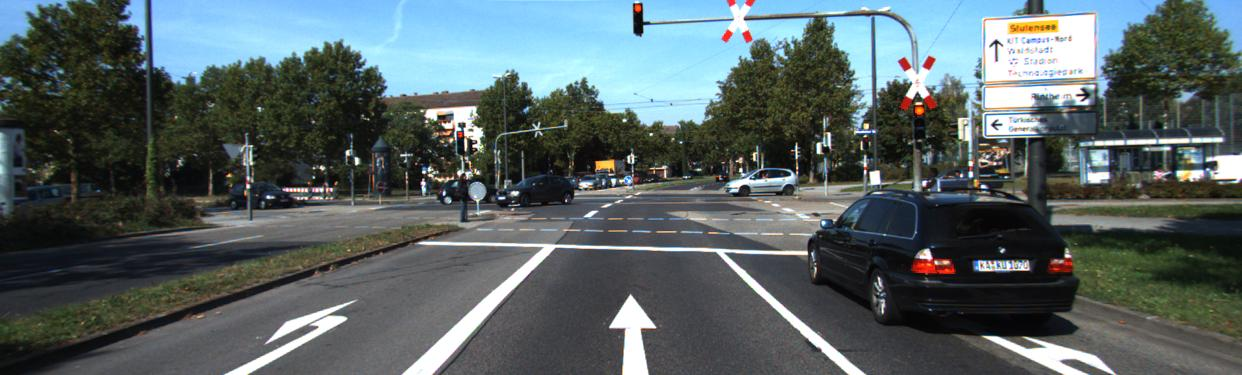
#> input picture project2/train/image_left/umm_000005.jpg, 1242 x 375 px, found by its file name; its folder holds only this picture in this run
$ jupyter execute --allow-errors model.ipynb   (shell and % lines are left out)
#> lines starting #> are read from the running program, lines starting #| are printed output that depends on the picture; after the words box and inside, x2 and y2 are one past the last pixel; in counts of white or black regions, pixels touching at a corner belong together; pictures that were not available may be replaced by others from this repository, and a replacement may not be noted
[cell 1]
import numpy as np
import cv2
from matplotlib import pyplot as plt
import os
from keras.models import Model
from keras.layers import Input, Conv2D, MaxPooling2D, UpSampling2D, concatenate, Conv2DTranspose, BatchNormalization, Dropout, Lambda
from keras.optimizers import Adam
from keras.layers import Activation, MaxPool2D, Concatenate
from sklearn.model_selection import train_test_split
from tensorflow.keras.utils import img_to_array
from keras.optimizers import Adam
from tensorflow.keras.callbacks import TensorBoard, EarlyStopping
import time
import tensorflow.keras.backend as K
from tensorflow.keras.metrics import MeanIoU

[cell 2]
from google.colab import drive
drive.mount('/content/drive')

[cell 3]
# [8 lines left out: function extract_focal_and_baseline, not called in this run]

def load_data(img_left_folder, img_right_folder, calib_folder, mask_folder):
    images_left_files = [f for f in os.listdir(img_left_folder) if f.endswith(('.png', '.jpg'))]
    images_left_files.sort()

    stereo_images = []
    for filename in images_left_files:
        left_image_path = os.path.join(img_left_folder, filename)
        right_image_path = os.path.join(img_right_folder, filename)

        calib_filename = filename.replace('.jpg', '.txt').replace('.png', '.txt')
        calib_file_path = os.path.join(calib_folder, calib_filename)

        parts = filename.split('_')
        mask_filename = parts[0] + '_road_' + '_'.join(parts[1:])
        mask_filename = mask_filename.replace('.jpg', '.png')
        mask_path = os.path.join(mask_folder, mask_filename)

        if os.path.exists(right_image_path) and os.path.exists(calib_file_path) and os.path.exists(mask_path):
            image_left = cv2.imread(left_image_path, cv2.IMREAD_COLOR)
            image_right = cv2.imread(right_image_path, cv2.IMREAD_COLOR)
            mask = cv2.imread(mask_path, cv2.IMREAD_GRAYSCALE)  # Load the mask

            # Resize images and mask
            image_left = cv2.resize(image_left, (640, 192), interpolation=cv2.INTER_LINEAR)
            image_right = cv2.resize(image_right, (640, 192), interpolation=cv2.INTER_LINEAR)
            mask = cv2.resize(mask, (640, 192), interpolation=cv2.INTER_LINEAR)

            if image_left is not None and image_right is not None and mask is not None:
                f, b = extract_focal_and_baseline(calib_file_path)
                stereo_images.append((image_left, image_right, mask, f, b))
            else:
                print(f"Error loading files for {filename}")
        else:
            if not os.path.exists(right_image_path):
                print(f"Warning: No corresponding right image found for {filename} in {img_right_folder}")
            if not os.path.exists(calib_file_path):
                print(f"Warning: No corresponding calibration file found for {calib_filename} in {calib_folder}")
            if not os.path.exists(mask_path):
                print(f"Warning: No corresponding mask found for {mask_filename} in {mask_folder}")
    return stereo_images

img_left_folder = "/content/train/image_left"
img_right_folder = "/content/train/image_right"
calib_folder = "/content/train/calib"
mask_folder = "/content/train/gt_image_left"

stereo_images = load_data(img_left_folder, img_right_folder, calib_folder, mask_folder)
print(f"Loaded {len(stereo_images)} stereo image pairs with calibration data and masks.")

## 1. Compute disparity between the two stereo images.

#> (a cell that did not finish here is left out)

[cell 5]
# Plot the disparity map for the first 5 stereo images
for i, (img_left, img_right, mask, f, b) in enumerate(stereo_images[:5]):
    if img_left is not None and img_right is not None:
        plt.figure(figsize=(21, 7))
        plt.subplot(131)
        plt.imshow(cv2.cvtColor(img_left, cv2.COLOR_BGR2RGB))
        plt.title('Left Image')

        plt.subplot(132)
        plt.imshow(cv2.cvtColor(img_right, cv2.COLOR_BGR2RGB))
        plt.title('Right Image')

        img_left_gray = cv2.cvtColor(img_left, cv2.COLOR_BGR2GRAY)
        img_right_gray = cv2.cvtColor(img_right, cv2.COLOR_BGR2GRAY)
        stereo = cv2.StereoBM_create(numDisparities=96, blockSize=21)
        disparity = stereo.compute(img_left_gray, img_right_gray).astype(np.float32) / 16.0
        plt.subplot(133)
        plt.imshow(disparity, 'gray')
        plt.title('Disparity Map')
        plt.show()
    else:
        print(f"Skipping image pair {i} due to loading error.")

## 2. Compute depth of each pixel. Compute 3D location of each pixel.

[cell 6]
def compute_depth_map(img_left, img_right, f, b):
    img_left_gray = cv2.cvtColor(img_left, cv2.COLOR_BGR2GRAY)
    img_right_gray = cv2.cvtColor(img_right, cv2.COLOR_BGR2GRAY)

    stereo = cv2.StereoBM_create(numDisparities=96, blockSize=21)
    disparity = stereo.compute(img_left_gray, img_right_gray).astype(np.float32) / 16.0

    disparity[disparity == 0] = 0.1  # To avoid division by zero
    depth = f * b / disparity

    # Normalize depth to span 0 to 255
    # Convert depth values from meters to a scale of 0-255 for display purposes
    max_depth = 50
    min_depth = 0
    depth_normalized = 255 * (depth - min_depth) / (max_depth - min_depth)

    # Clip values to ensure they remain within [0, 255]
    depth_normalized = np.clip(depth_normalized, 0, 255)

    # Convert to an 8-bit unsigned integer
    depth_normalized = depth_normalized.astype(np.uint8)

    return depth_normalized

[cell 7]
# Compute and display depth maps for the first few stereo image pairs
for img_left, img_right, mask, f, b in stereo_images[:5]:
    if img_left is not None and img_right is not None:
        plt.figure(figsize=(21, 7))
        plt.subplot(131)
        plt.imshow(cv2.cvtColor(img_left, cv2.COLOR_BGR2RGB))
        plt.title('Left Image')

        plt.subplot(132)
        plt.imshow(cv2.cvtColor(img_right, cv2.COLOR_BGR2RGB))
        plt.title('Right Image')

        plt.subplot(133)
        depth = compute_depth_map(img_left, img_right, f, b)
        depth_display = plt.imshow(depth, cmap='viridis')
        plt.title('Depth Map')
        plt.colorbar(depth_display, orientation='vertical', shrink=0.6)
        plt.show()
    else:
        print(f"Skipping image pair {i} due to loading error.")

## 3. Train a road classifier on a set of annotated images, and compute road pixels in your image.

[cell 8]
def compute_and_fuse_depth(stereo_images):
    training_data = []
    for idx, (img_left, img_right, mask, f, b) in enumerate(stereo_images):
        # Compute the depth map
        depth_map = compute_depth_map(img_left, img_right, f, b)

        # Normalize the mask and convert to float
        mask_normalized = mask.astype(float) / 255.0  # Assuming mask in 0-255 range

        # Normalize depth to range [0,1] if depth_map values are 0-255
        # If depth values are not in 0-255 range, adjust normalization accordingly
        depth_normalized = (depth_map / 255.0)
        inverted_depth = 1.0 - depth_normalized

        # Create a fused depth map where we only apply the mask where depth_map values are non-zero
        # and mask is white (mask_normalized == 1)
        fused_depth = np.where(mask_normalized == 1, inverted_depth, 0)

        training_data.append((img_left, depth_normalized, mask_normalized, fused_depth))

    return training_data
training_data = compute_and_fuse_depth(stereo_images)
#> (the rest of this cell did not finish here and is left out)

[cell 9]
# Sanity check for training data
def plot_training_data(training_data):
    num_samples = 5
    fig, axs = plt.subplots(num_samples, 4, figsize=(20, num_samples * 3))

    for idx, (original, depth_map, mask, fused_depth) in enumerate(training_data):
        if idx < num_samples:
            # Original Image
            ax_original = axs[idx, 0]
            im_original = ax_original.imshow(cv2.cvtColor(original, cv2.COLOR_BGR2RGB))
            ax_original.set_title('Original Image')
            ax_original.axis('off')  # Hide axes ticks
            fig.colorbar(im_original, ax=ax_original, orientation='vertical')

            # Depth Map
            ax_depth = axs[idx, 1]
            im_depth = ax_depth.imshow(depth_map, cmap='gray')
            ax_depth.set_title('Depth Map')
            ax_depth.axis('off')
            fig.colorbar(im_depth, ax=ax_depth, orientation='vertical')

            # Ground Truth Mask
            ax_mask = axs[idx, 2]
            im_mask = ax_mask.imshow(mask, cmap='gray')
            ax_mask.set_title('Ground Truth Mask')
            ax_mask.axis('off')
            fig.colorbar(im_mask, ax=ax_mask, orientation='vertical')

            # Fused Depth Map
            ax_fused = axs[idx, 3]
            im_fused = ax_fused.imshow(fused_depth, cmap='gray')
            ax_fused.set_title('Fused Depth Map')
            ax_fused.axis('off')
            fig.colorbar(im_fused, ax=ax_fused, orientation='vertical')


    plt.tight_layout()
    plt.show()
plot_training_data(training_data)

[cell 10]
X = []  # Images
y = []  # Fused masks
for (img_left, depth_map, mask, fused_depth) in training_data:
    X.append(img_to_array(img_left))
    y.append(img_to_array(fused_depth))


# Convert lists to numpy arrays and normalize image data
X = np.array(X, dtype=np.float32) / 255.0
y = np.array(y, dtype=np.float32)


# Splitting the data into 80% for training + validation and 20% for testing
#> (the rest of this cell did not finish here and is left out)

[cell 11]
# Sanity check for training data
# [18 lines left out: function plot_training_data, not called in this run]

#> (the rest of this cell did not finish here and is left out)

[cell 12]
# Building Unet by dividing encoder and decoder into blocks
# [58 lines left out: functions conv_block, encoder_block, decoder_block, build_unet, not called in this run]

[cell 13]
# Perform data augmentation by flipping the image horizontally

from tensorflow.keras.preprocessing.image import ImageDataGenerator
# Create an instance of ImageDataGenerator with horizontal flipping enabled
data_gen_args = dict(horizontal_flip=True,
                     fill_mode='nearest')  # fill_mode is used to fill in new pixels that can appear after a transformation

# Instantiate the ImageDataGenerator
#> (the rest of this cell did not finish here and is left out)

[cell 14]
# Loss function
smooth = 1.

# [5 lines left out: function dice_coef, not called in this run]

def dice_coef_loss(y_true, y_pred):
    return -dice_coef(y_true, y_pred)

# [6 lines left out: function intersection_over_union, not called in this run]

[cell 15]
# [44 lines left out: function unet_training, not called in this run]


#> (the rest of this cell did not finish here and is left out)

#> (a cell that did not finish here is left out)

[cell 17]
# Evaluate Model

def load_data(test_image_folder):
#> called with test_image_folder = '/content/test/image_left'
    image_files = [f for f in os.listdir(test_image_folder) if f.endswith(('.png', '.jpg'))]
    image_files.sort()

    test_images = []
    for filename in image_files:
        image_path = os.path.join(test_image_folder, filename)
        if os.path.exists(image_path):
            image = cv2.imread(image_path, cv2.IMREAD_COLOR)
#> image is the input picture: shape (375, 1242, 3); mean B, G, R 100.2, 98.9, 87
            img_resized = cv2.resize(image, (640, 192))
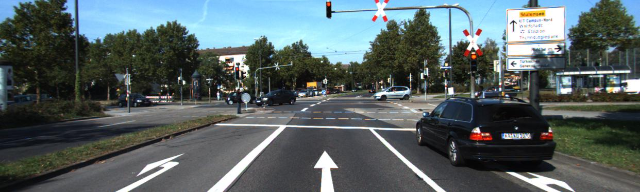
#> img_resized: shape (192, 640, 3); mean B, G, R 100.1, 98.8, 86.9
            test_images.append(img_resized)
        else:
            print(f"Error: No file found for {filename}")
    return test_images

def preprocess_images(images):
    processed_images = []
    for img in images:
        processed_images.append(img_to_array(img))
    return np.array(processed_images, dtype=np.float32) / 255.0


# Load images
test_images_left = load_data("/content/test/image_left")
#> test_images_left = 1 item
test_images_right = load_data("/content/test/image_right")  # Adjusted to load right images
#> test_images_right = 1 item
#> the loop in preprocess_images, `for img in images:` made 1 pass
#> after the loop in preprocess_images, `for img in images:`: processed_images = []

# Preprocess images
#> (the rest of this cell did not finish here and is left out)

## 4. Fit a plane in 3D to the road pixels by using the depth of the pixels. Make sure your algorithm is robust to outliers.

[cell 18]
from sklearn.linear_model import RANSACRegressor
from sklearn.preprocessing import PolynomialFeatures
from sklearn.linear_model import RANSACRegressor

# [31 lines left out: functions extract_3d_coordinates, fit_plane_RANSAC, plot_3d, not called in this run]

[cell 19]
principal_point_x = 609.5593
principal_point_y = 172.8540

focal_length = 721.5377
baseline = 0.5371505882506209

# Compute depth maps
depth_maps = [compute_depth_map(img_left, img_right, focal_length, baseline) for img_left, img_right in zip(test_images_left, test_images_right)]
#> in compute_depth_map, `img_left_gray = cv2.cvtColor(img_left, cv2.COLOR_BGR2GRAY)`:
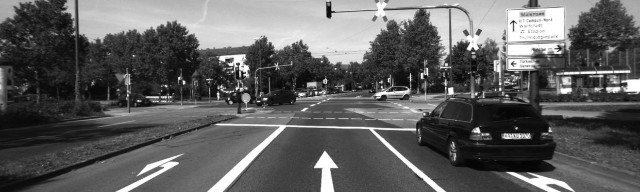
#> img_left_gray: shape (192, 640); min 2, max 255, mean 95.4
#> in compute_depth_map, `disparity = stereo.compute(img_left_gray, img_right_gray).astype(np.fl..`:
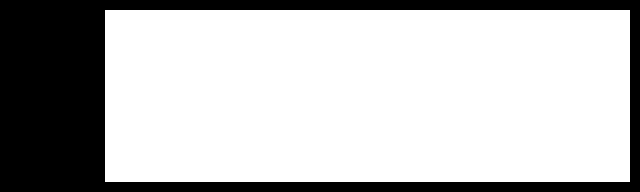
#> disparity: shape (192, 640) float32; values -1 (black) and 0 (white), 73.5% white; 1 black region, box (x1, y1, x2, y2) and area: (0, 0, 640, 192) 32580
#> depth_maps = 1 item

# Compute road masks
#> (the rest of this cell did not finish here and is left out)
